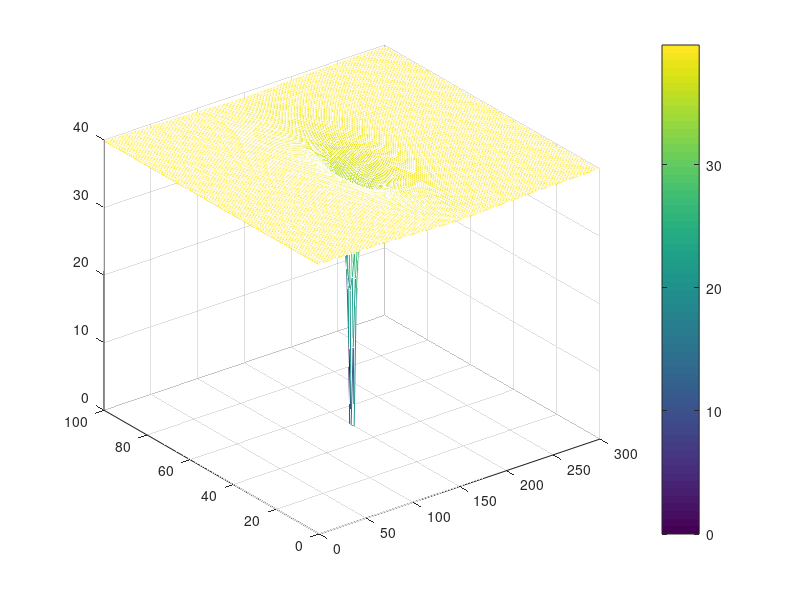

This figure's MATLAB source:
% Poisson Init test

clear all
close all

height = 100;
width = 300;

x = floor(0.5 * height);
y = floor(0.5 * width) ;

for ii = 1:height
    for jj = 1:width
        u(ii,jj) = 40 - 40 /  (sqrt( (ii - x)^2 + (jj -  y)^2))  ;
    end
end

u(x,y) = 0;

mesh(u)
colorbar